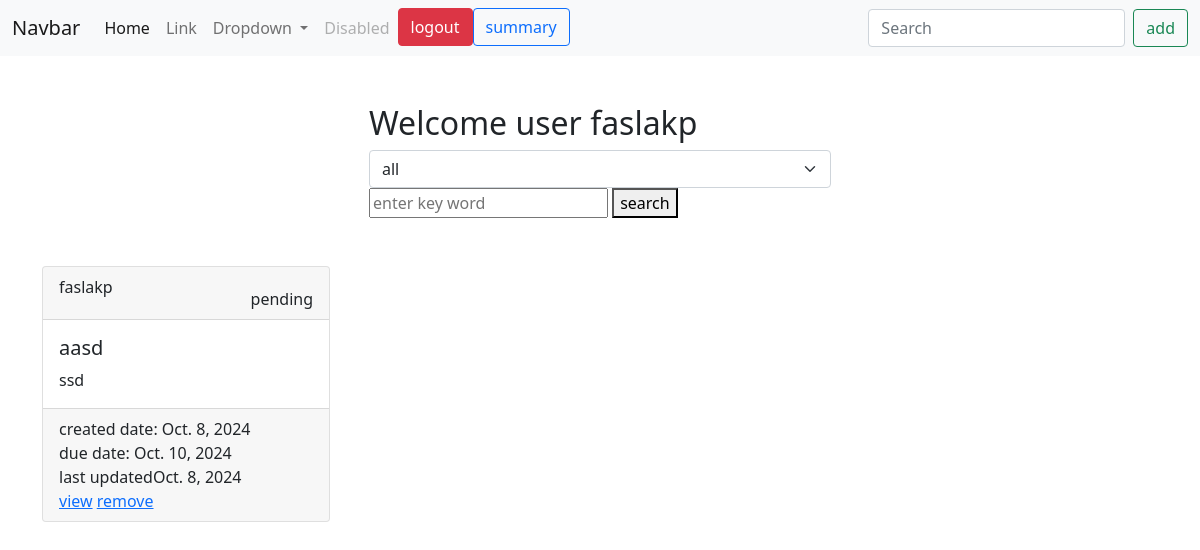
Before: /task/list/ (signed in) with the older database file.
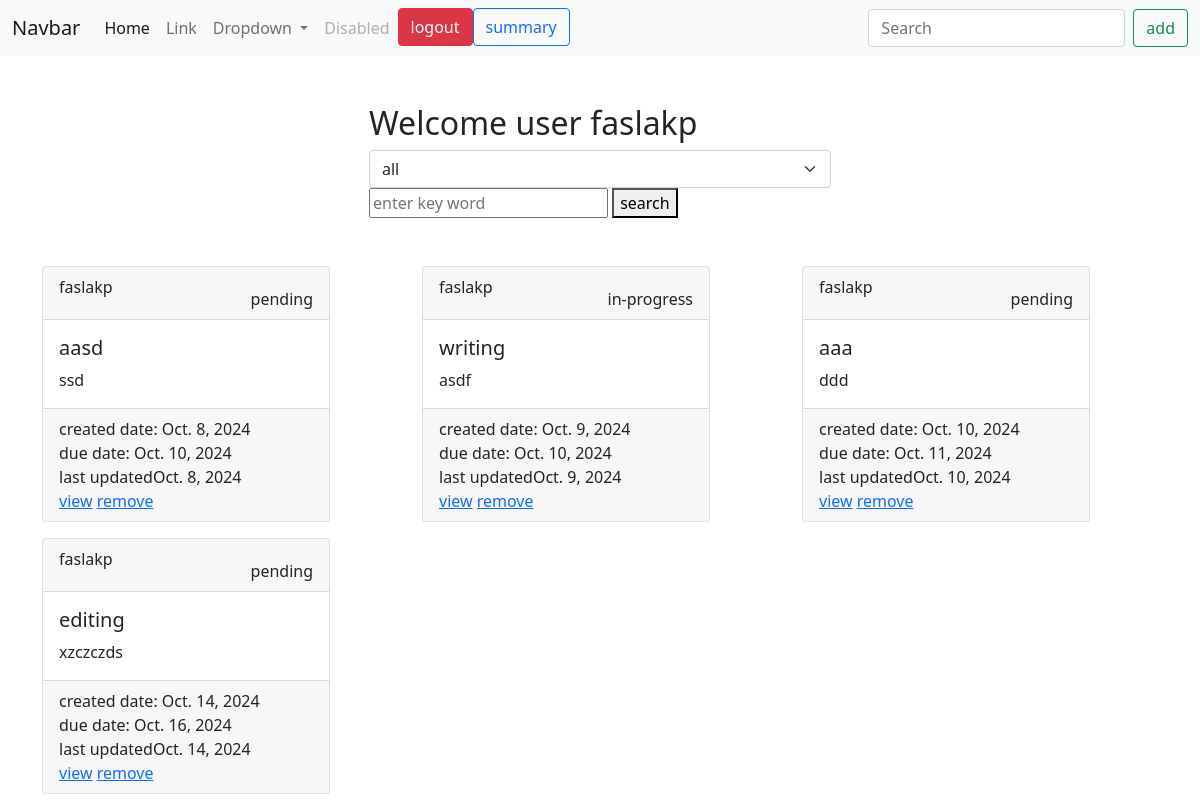
After: the same page with the newer database file.
### notes/models.py (models this page shows, shortened)
class Task(models.Model):
    title=models.CharField(max_length=200)
    description=models.TextField()
    created_date=models.DateTimeField(auto_now_add=True)
    due_date=models.DateTimeField(null=True)
    category_choices=(
        ("personal","personal"),
        ("business","business")
    )
    category=models.CharField(max_length=200,choices=category_choices,default="personal")
    status_choices=(
        ("pending","pending"),
        ("in-progress","in-progress"),
        ("done","done")
    )
    status=models.CharField(max_length=200,choices=status_choices,default="pending")
    updated_date=models.DateTimeField(auto_now=True)
    user=models.ForeignKey(User,on_delete=models.CASCADE)

### notes/views.py (the view)
# urls.py: path("task/list/",views.TaskListView.as_view(),name="task-list"),
@method_decorator(decs,name="dispatch")
class TaskListView(View):
    def get(self,request,*args,**kwargs):
        print(request.GET.get("search_text"))
        selected_category=request.GET.get("category","all")
        search_text=request.GET.get("search_text")
        if selected_category=="all":
            qs=Task.objects.filter(user=request.user)
        else:
            qs=Task.objects.filter(category=selected_category,user=request.user)
        if search_text !=None:
            qs=Task.objects.filter(user=request.user)
            qs=qs.filter(Q(title__icontains=search_text)|Q(description__icontains=search_text))
        return render(request,"task_list.html",{"tasks":qs,"selected":selected_category})

### notes/templates/task_list.html (shortened to what this page needs)
{%extends 'base.html'%}
{%block main_block%}
<div class="container">
  <div class="w-50 mx-auto p-5">
    <h2>Welcome user {{request.user}}</h2>
   <form action="">
      <select name="category" id="" class="form-select" onchange="this.form.submit()">
        <option value="all" {%if selected == 'all'%} selected {%endif%}>all</option>
      </select>
  </form>
  <form action="">
    <input type="text" placeholder="enter key word" name="search_text">
    <button type="submit">search</button>
  </form>
  </div>
</div>
 <div class="container">
    <div class="row">
        {%for t in tasks%}
        <div class="col-4">
            <div class="card text-bg-dark mb-3" style="max-width: 18rem;">
            <div class="card-header d-flex justify-content-between">
                <div> {{t.user}}</div>
                <div>
                    {{t.status}}</div>
            </div>
            <div class="card-body">
                <h5 class="card-title">{{t.title}}</h5>
                <p class="card-text">{{t.description}}</p>
            </div>
            <div class="card-footer text-body-white">
                <div>created date: {{t.created_date|date}}</div>
               <div> due date: {{t.due_date|date}}</div>
               <div>last updated{{t.updated_date|date}}</div>
               <a href="{%url 'task-update' t.id%}">view</a>
               <a href="{%url 'task-delete' t.id%}">remove</a>
            </div>
            </div>
        </div>
        {%endfor%}
</div>
</div>
{%endblock%}

### notes/templates/base.html (shortened to what this page needs)
<!DOCTYPE html>
<html lang="en">
<head>
    <link href="https://cdn.jsdelivr.net/npm/bootstrap@5.0.2/dist/css/bootstrap.min.css" rel="stylesheet">
  </head>
<body>
    <nav class="navbar navbar-expand-lg navbar-light bg-light">
        <div class="container-fluid">
          <a class="navbar-brand" href="#">Navbar</a>
          <div class="collapse navbar-collapse" id="navbarSupportedContent">
            <ul class="navbar-nav me-auto mb-2 mb-lg-0">
              <li class="nav-item">
                <a class="nav-link active" aria-current="page" href="#">Home</a>
              </li>
              <li class="nav-item">
                <a class="nav-link" href="#">Link</a>
              </li>
              <li class="nav-item dropdown">
                <a class="nav-link dropdown-toggle" href="#" id="navbarDropdown" role="button" data-bs-toggle="dropdown" aria-expanded="false">
                  Dropdown
                </a>
              </li>
              <li class="nav-item">
                <a class="nav-link disabled" href="#" tabindex="-1" aria-disabled="true">Disabled</a>
              </li>
              <li>
                <a href="{%url 'signout'%}" class="btn btn-danger">logout</a>
              </li>
              <li>
                <a href="{%url 'task-summary'%}" class="btn btn-outline-primary"type="submit">summary</a>
              </li>
            </ul>
            <form class="d-flex">
              <input class="form-control me-2" type="search" placeholder="Search" aria-label="Search">
              <a href="{%url 'task-add'%}" class="btn btn-outline-success" type="submit">add</a>
            </form>
          </div>
        </div>
      </nav>
    {%block main_block%}
    {%endblock%}
</body>
</html>

Changed rows visible on the page:
added Task: user "faslakp", status "in-progress", title "writing", description "asdf", created_date "Oct. 9, 2024", due_date "Oct. 10, 2024", updated_date "Oct. 9, 2024"
added Task: user "faslakp", status "pending", title "aaa", description "ddd", created_date "Oct. 10, 2024", due_date "Oct. 11, 2024", updated_date "Oct. 10, 2024"
added Task: user "faslakp", status "pending", title "editing", description "xzczczds", created_date "Oct. 14, 2024", due_date "Oct. 16, 2024", updated_date "Oct. 14, 2024"
